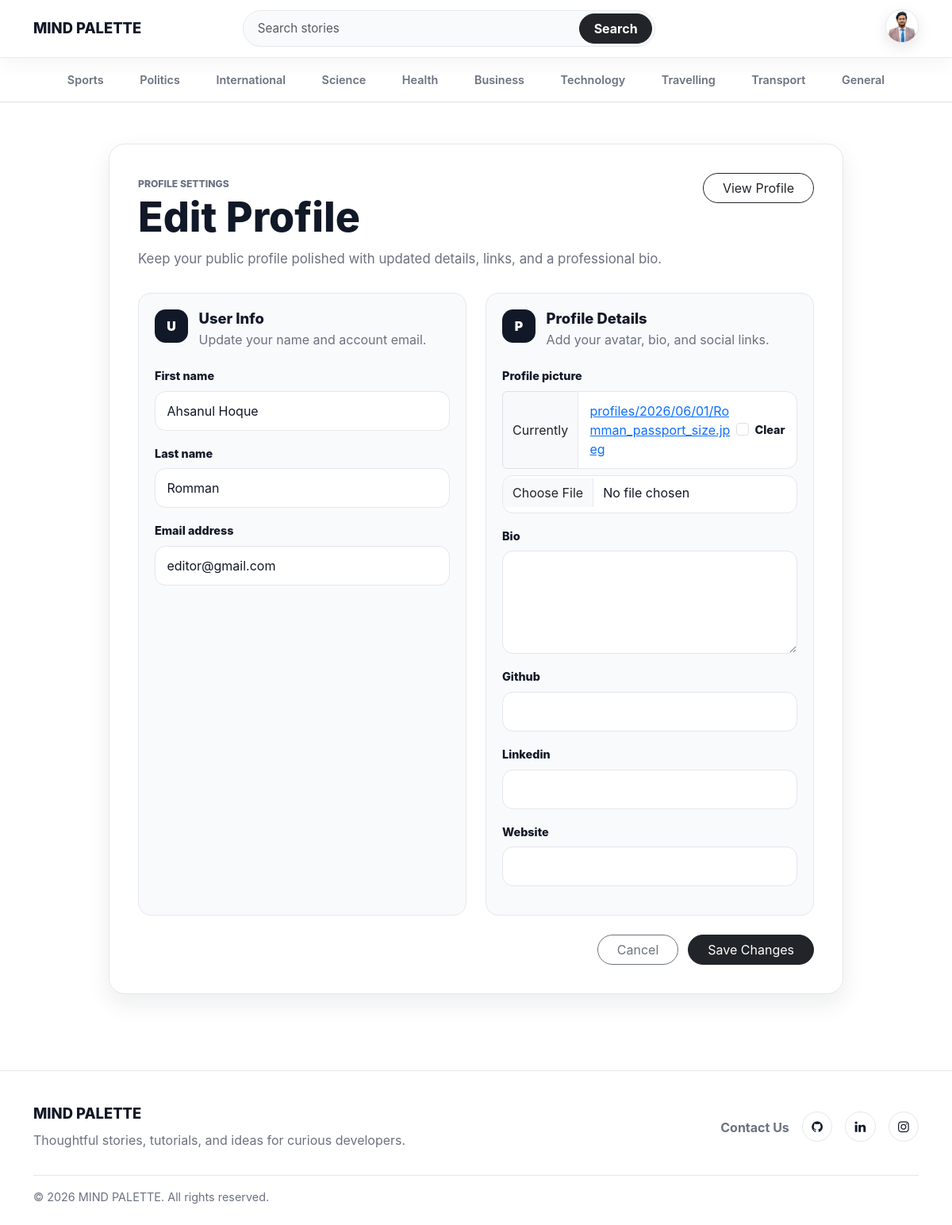
Page /profile/edit/ (signed in) on the committed database.
### blogs/models.py (models this page shows, shortened)
class Profile(models.Model):
    user = models.OneToOneField(User, on_delete=models.CASCADE)
    profile_picture = models.ImageField(upload_to='profiles/%Y/%m/%d/', blank=True, null=True)
    bio = models.TextField(blank=True, null=True)
    github = models.URLField(blank=True, null=True)
    linkedin = models.URLField(blank=True, null=True)
    website = models.URLField(blank=True, null=True)
    created_at = models.DateTimeField(auto_now_add=True)
    updated_at = models.DateTimeField(auto_now=True)

class Category(models.Model):
    category_name = models.CharField(max_length=80, unique=True)
    created_at = models.DateTimeField(auto_now_add=True)
    updated_at = models.DateTimeField(auto_now=True)
    class Meta:
        verbose_name_plural = 'Categories'

### about/models.py (models this page shows, shortened)
class SocialLinks(models.Model):
    platform = models.CharField(max_length=30)
    link = models.URLField(max_length=150)
    created_at = models.DateTimeField(auto_now_add=True)
    updated_at = models.DateTimeField(auto_now=True)

### MindPalette/views.py (the view)
# urls.py: path('profile/edit/', views.edit_profile, name='edit_profile'),
@login_required
def edit_profile(request):
    profile, _ = Profile.objects.get_or_create(user=request.user)
    if request.method == 'POST':
        user_form = UserUpdateForm(request.POST, instance=request.user)
        profile_form = ProfileUpdateForm(request.POST, request.FILES, instance=profile)
        if user_form.is_valid() and profile_form.is_valid():
            user_form.save()
            profile_form.save()
            return redirect('profile')
    else:
        user_form = UserUpdateForm(instance=request.user)
        profile_form = ProfileUpdateForm(instance=profile)
    context = {
        'user_form': user_form,
        'profile_form': profile_form,
    }
    return render(request, 'edit_profile.html', context)

### MindPalette/forms.py
class UserUpdateForm(forms.ModelForm):
    class Meta:
        model = User
        fields = ('first_name', 'last_name', 'email')

class ProfileUpdateForm(forms.ModelForm):
    class Meta:
        model = Profile
        fields = ('profile_picture', 'bio', 'github', 'linkedin', 'website')
        widgets = {
            'bio': forms.Textarea(attrs={'rows': 4}),
        }

### blogs/context_processors.py (called while the page is built)
def get_categories(request):
    categories = Category.objects.all()
    return dict (categories=categories)

def get_SocialLinks(request):
    social_links = SocialLinks.objects.all()
    return dict(social_links = social_links)

def get_profile(request):
    profile = None
    if request.user.is_authenticated:
        profile, _ = Profile.objects.get_or_create(user=request.user)
    return dict(profile=profile)

### templates/edit_profile.html (shortened to what this page needs)
{% extends 'base.html' %}
{% block content %}
{% load crispy_forms_tags %}
<section class="edit-profile-page">
    <div class="row justify-content-center">
        <div class="col-xl-10">
            <div class="edit-profile-card">
                <div class="edit-profile-header">
                    <div>
                        <span class="section-kicker">Profile Settings</span>
                        <h1>Edit Profile</h1>
                        <p>Keep your public profile polished with updated details, links, and a professional bio.</p>
                    </div>
                    <a href="{% url 'profile' %}" class="btn btn-outline-dark rounded-pill px-4">View Profile</a>
                </div>
                <form method="POST" enctype="multipart/form-data" class="edit-profile-form">
                    <div class="row g-4">
                        <div class="col-lg-6">
                            <section class="settings-panel h-100">
                                <div class="settings-panel-heading">
                                    <span class="settings-icon">U</span>
                                    <div>
                                        <h2>User Info</h2>
                                        <p>Update your name and account email.</p>
                                    </div>
                                </div>
                                {{ user_form | crispy }}
                            </section>
                        </div>
                        <div class="col-lg-6">
                            <section class="settings-panel h-100">
                                <div class="settings-panel-heading">
                                    <span class="settings-icon">P</span>
                                    <div>
                                        <h2>Profile Details</h2>
                                        <p>Add your avatar, bio, and social links.</p>
                                    </div>
                                </div>
                                {{ profile_form | crispy }}
                            </section>
                        </div>
                    </div>
                    <div class="edit-profile-actions">
                        <a href="{% url 'profile' %}" class="btn btn-outline-secondary rounded-pill px-4">Cancel</a>
                        <button type="submit" class="btn btn-dark rounded-pill px-4">Save Changes</button>
                    </div>
                </form>
            </div>
        </div>
    </div>
</section>
{% endblock %}

### templates/base.html (shortened to what this page needs)
{% load static %}
<!DOCTYPE html>
<html lang="en">
<head>
    <link href="https://cdn.jsdelivr.net/npm/bootstrap@5.3.7/dist/css/bootstrap.min.css" rel="stylesheet">
    <link rel="stylesheet" href="https://cdnjs.cloudflare.com/ajax/libs/font-awesome/4.7.0/css/font-awesome.min.css">
    <link href="{% static 'css/blog.css' %}" rel="stylesheet">
</head>
<body>
    <header class="site-navbar sticky-top bg-white">
        <nav class="navbar navbar-expand-lg">
            <div class="container">
                <a class="navbar-brand site-brand" href="/">
                    MIND PALETTE
                </a>
                <div class="collapse navbar-collapse" id="mainNavbar">
                    <form class="site-search mx-lg-auto my-3 my-lg-0" action="{% url 'search' %}" method="GET">
                        <div class="input-group">
                            <input type="text" name="keyword" class="form-control" placeholder="Search stories"
                                   aria-label="Search stories" required>
                            <button class="btn btn-dark" type="submit">
                                Search
                            </button>
                        </div>
                    </form>
                    <div class="navbar-actions d-flex align-items-center justify-content-lg-end gap-2">
                        {% if not user.is_authenticated %}
                        <a class="btn btn-link nav-auth-link" href="{% url 'login' %}">
                            Login
                        </a>
                        <a class="btn btn-dark nav-register-btn" href="{% url 'register' %}">
                            Register
                        </a>
                        {% else %}
                        <div class="dropdown">
                            <a class="navbar-avatar dropdown-toggle" href="#" role="button" id="profileDropdown"
                               data-bs-toggle="dropdown" aria-expanded="false">
                                <img src="{% if profile and profile.profile_picture %}{{ profile.profile_picture.url }}{% else %}{% static 'images/default-avatar.png' %}{% endif %}"
                                     alt="{{ user.username }}" class="avatar-img">
                            </a>
                        </div>
                        {% endif %}
                    </div>
                </div>
            </div>
        </nav>
    </header>
    <div class="topic-nav bg-white border-bottom">
        <div class="container">
            <nav class="nav flex-nowrap overflow-auto py-2" aria-label="Blog categories">
                {% for category in categories %}
                <a class="topic-link" href="{% url 'posts_by_category' category.id %}">
                    {{ category.category_name }}
                </a>
                {% endfor %}
            </nav>
        </div>
    </div>
    <main class="site-main">
        <div class="container">
            {% block content %}
            {% endblock %}
        </div>
    </main>
    <footer class="site-footer">
        <div class="container">
            <div class="row gy-4 align-items-center">
                <div class="col-lg-6">
                    <a class="footer-brand" href="/">MIND PALETTE</a>
                    <p class="footer-copy mb-0">
                        Thoughtful stories, tutorials, and ideas for curious developers.
                    </p>
                </div>
                <div class="col-lg-6">
                    <div class="footer-links justify-content-lg-end ">
                        <a class="mt-2" href="{% url 'contact_entry' %}">Contact Us</a>
                        {% for i in social_links %}
                        <a href="{{ i.link }}" target="_blank" rel="noopener noreferrer" class="social-icon-link" aria-label="{{ i.platform }}">
                            {% if i.platform|lower == 'github' %}
                            <i class="fa fa-github" aria-hidden="true"></i>
                            {% elif i.platform|lower == 'linkedin' %}
                            <i class="fa fa-linkedin" aria-hidden="true"></i>
                            {% elif i.platform|lower == 'instagram' %}
                            <i class="fa fa-instagram" aria-hidden="true"></i>
                            {% else %}
                            <i class="fa fa-link" aria-hidden="true"></i>
                            {% endif %}
                        </a>
                        {% endfor %}
                    </div>
                </div>
            </div>
            <div class="footer-bottom">
                <span>&copy; 2026 MIND PALETTE. All rights reserved.</span>
            </div>
        </div>
    </footer>
</body>
</html>

### rows in the picture
Profile: profile_picture (picture)
Category: category_name "Sports"
Category: category_name "Politics"
Category: category_name "International"
Category: category_name "Science"
Category: category_name "Health"
Category: category_name "Business"
Category: category_name "Technology"
Category: category_name "Travelling"
Category: category_name "Transport"
Category: category_name "General"
SocialLinks: platform "GitHub" (drawn)
SocialLinks: platform "LinkedIn" (drawn)
SocialLinks: platform "Instagram" (drawn)
